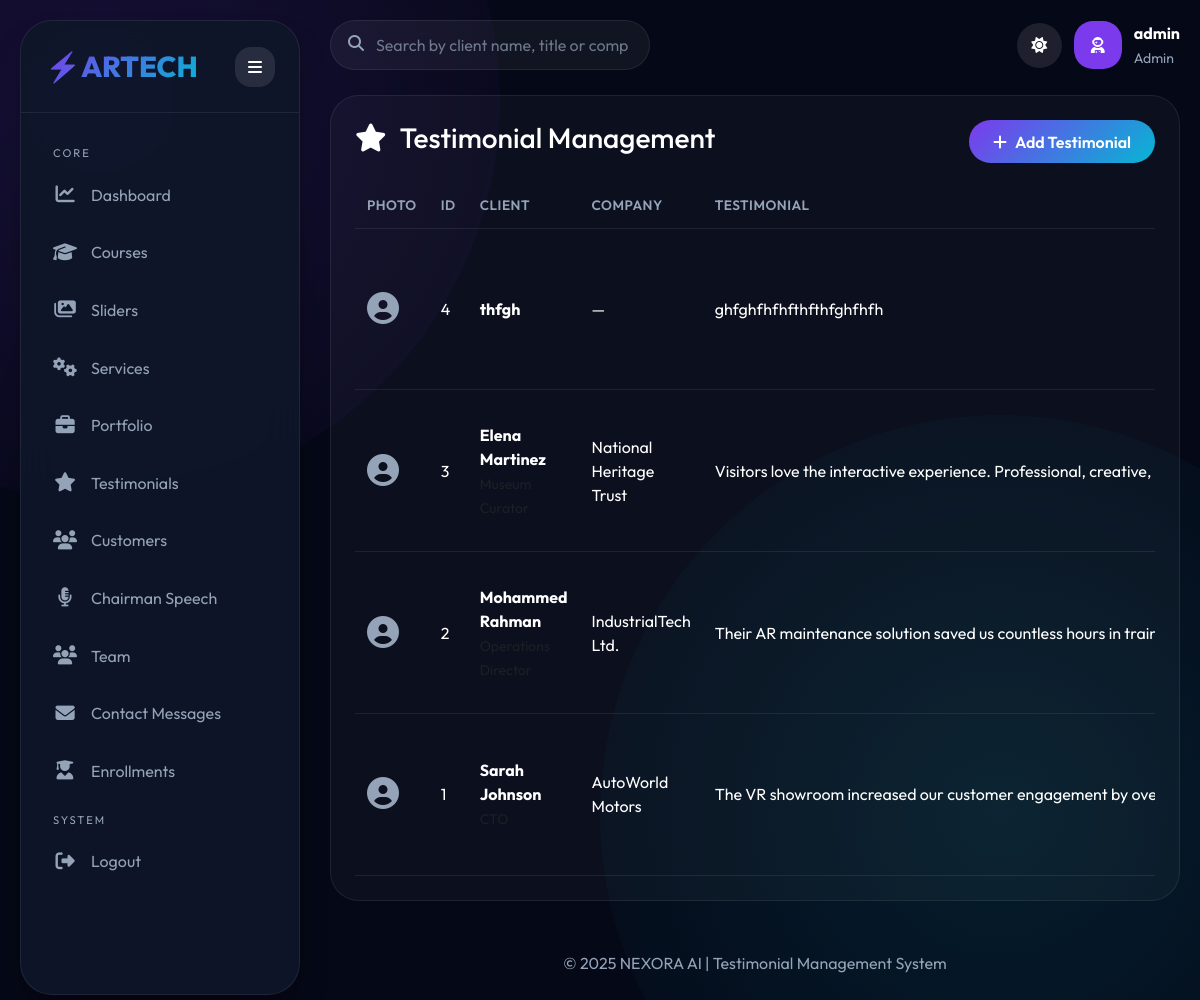
The page /admin/manage_testimonials.php (signed in) on the database its author committed.
### tables this page shows
CREATE TABLE `testimonials` (
  `id` int(11) NOT NULL,
  `client_name` varchar(255) NOT NULL,
  `email` varchar(255) DEFAULT NULL,
  `provider_id` varchar(255) DEFAULT NULL,
  `client_title` varchar(255) DEFAULT NULL,
  `company` varchar(255) DEFAULT NULL,
  `testimonial_text` text NOT NULL,
  `image_url` varchar(500) DEFAULT NULL,
  `rating` int(1) DEFAULT 5,
  `order_position` int(11) DEFAULT 0,
  `status` tinyint(1) DEFAULT 1,
  `is_verified` tinyint(4) DEFAULT 0
);

### admin/manage_testimonials.php (the view, shortened to what this page needs)
<?php
require_once '../config.php';
$testimonials = $pdo->query("SELECT * FROM testimonials ORDER BY order_position ASC, id DESC")->fetchAll();
?>
<!DOCTYPE html>
<html lang="en">
<head>
    <link href="https://cdn.jsdelivr.net/npm/bootstrap@5.3.3/dist/css/bootstrap.min.css" rel="stylesheet">
    <link rel="stylesheet" href="https://cdnjs.cloudflare.com/ajax/libs/font-awesome/6.5.2/css/all.min.css">
</head>
<body>
<?php include 'navigation.php'; ?>
<div class="main" id="main">
    <div class="topbar">
        <div class="search-box"><i class="fas fa-search"></i><input type="text" id="searchInput" placeholder="Search by client name, title or company..."></div>
        <div style="display: flex; gap: 12px; align-items: center;">
            <button class="theme-toggle" id="themeToggle"><i class="fas fa-moon"></i></button>
            <div class="profile-img"><i class="fas fa-user-astronaut"></i></div>
            <div><strong><?php echo htmlspecialchars($_SESSION['admin_username']); ?></strong><br><small style="color:var(--muted)">Admin</small></div>
        </div>
    </div>
    <div class="panel">
        <div style="display: flex; justify-content: space-between; align-items: center; flex-wrap: wrap; margin-bottom: 20px;">
            <h3><i class="fas fa-star me-2"></i> Testimonial Management</h3>
            <button class="btn-add" data-bs-toggle="modal" data-bs-target="#addTestimonialModal"><i class="fas fa-plus me-2"></i>Add Testimonial</button>
        </div>
        <div class="table-responsive">
            <table class="testimonial-table w-100" id="testimonialsTable">
                <thead>
                    <tr><th>Photo</th><th>ID</th><th>Client</th><th>Company</th><th>Testimonial</th><th>Rating</th><th>Order</th><th>Status</th><th>Actions</th></tr>
                </thead>
                <tbody>
                    <?php foreach($testimonials as $t): ?>
                    <tr data-id="<?php echo $t['id']; ?>">
                        <td>
                            <?php if($t['image_url']): ?>
                                <img src="../<?php echo htmlspecialchars($t['image_url']); ?>" class="client-thumb" alt="client">
                            <?php else: ?>
                                <i class="fas fa-user-circle fa-2x" style="color:var(--muted);"></i>
                            <?php endif; ?>
                        </td>
                        <td><?php echo $t['id']; ?></td>
                        <td>
                            <strong><?php echo htmlspecialchars($t['client_name']); ?></strong><br>
                            <small class="text-muted" style="color:var(--muted);"><?php echo htmlspecialchars($t['client_title']); ?></small>
                         </td>
                        <td><?php echo htmlspecialchars($t['company'] ?: '—'); ?></td>
                        <td>
                            <span class="desc-truncate" title="<?php echo htmlspecialchars($t['testimonial_text']); ?>"><?php echo htmlspecialchars(substr($t['testimonial_text'], 0, 80)) . (strlen($t['testimonial_text']) > 80 ? '…' : ''); ?></span>
                         </td>
                    </tr>
                    <?php endforeach; ?>
                </tbody>
            </table>
        </div>
    </div>
    <div class="footer">© 2025 NEXORA AI | Testimonial Management System</div>
</div>
<div class="toast-container position-fixed bottom-0 end-0 p-3"></div>
</body>
</html>

### admin/manage_testimonials.php (style rules this page uses)
:root { --bg: #050816; --panel: #0f172a; --primary: #7c3aed; --primary-glow: #a855f7; --secondary: #06b6d4; --success: #10b981; --warning: #f59e0b; --danger: #ef4444; --text: #ffffff; --muted: #94a3b8; --border: rgba(255,255,255,0.08); --shadow: 0 20px 35px -10px rgba(0,0,0,0.4); }
* { margin: 0; padding: 0; box-sizing: border-box; }
body { font-family: 'Outfit', sans-serif; background: var(--bg); color: var(--text); transition: all 0.3s ease; overflow-x: hidden; }
body::before, body::after { content: ''; position: fixed; width: 800px; height: 800px; border-radius: 50%; background: radial-gradient(circle, rgba(124,58,237,0.15), transparent); top: -300px; left: -300px; z-index: -1; animation: floatBg 20s infinite alternate; }
body::after { background: radial-gradient(circle, rgba(6,182,212,0.12), transparent); top: auto; bottom: -200px; right: -200px; left: auto; animation: floatBg2 18s infinite alternate; }
.main { margin-left: 310px; padding: 20px; transition: 0.3s; }
.topbar { display: flex; justify-content: space-between; align-items: center; margin-bottom: 25px; flex-wrap: wrap; gap: 15px; }
.search-box { position: relative; width: 320px; }
.search-box input { width: 100%; background: rgba(255,255,255,0.05); border: 1px solid var(--border); border-radius: 2rem; padding: 12px 20px 12px 45px; color: var(--text); }
.search-box input::placeholder { color: var(--muted); opacity: 0.7; }
.search-box i { position: absolute; left: 18px; top: 15px; color: var(--muted); }
.theme-toggle { background: rgba(255,255,255,0.1); border: none; border-radius: 2rem; width: 45px; height: 45px; cursor: pointer; color: var(--text); }
.profile-img { width: 48px; height: 48px; border-radius: 1.2rem; background: var(--primary); display: flex; align-items: center; justify-content: center; }
.panel { background: rgba(255,255,255,0.03); border-radius: 1.8rem; padding: 1.5rem; border: 1px solid var(--border); }
.testimonial-table { width: 100%; border-collapse: collapse; }
.testimonial-table th, .testimonial-table td { padding: 12px; text-align: left; border-bottom: 1px solid var(--border); vertical-align: middle; }
.testimonial-table th { color: var(--muted); font-weight: 600; font-size: 0.85rem; letter-spacing: 0.5px; text-transform: uppercase; }
.testimonial-table td { color: var(--text); }
.btn-add { background: linear-gradient(135deg, var(--primary), var(--secondary)); border: none; border-radius: 2rem; padding: 0.6rem 1.5rem; color: white; font-weight: 600; }
.toast-container { z-index: 1100; }
.footer { text-align: center; margin-top: 30px; padding: 20px; color: var(--muted); }
.desc-truncate { max-width: 200px; white-space: nowrap; overflow: hidden; text-overflow: ellipsis; }

### admin/navigation.php (style rules this page uses)
.main { margin-left: 310px; transition: margin 0.3s cubic-bezier(0.4, 0, 0.2, 1); }

### rows shown on the page
testimonials: id "4", client_name "thfgh", company "—", testimonial_text "ghfghfhfhfthfthfghfhfh"
testimonials: id "3", client_name "Elena Martinez", company "National Heritage Trust", testimonial_text "Visitors love the interactive experience. Professional, creative,…"
testimonials: id "2", client_name "Mohammed Rahman", company "IndustrialTech Ltd.", testimonial_text "Their AR maintenance solution saved us countless hours in…"
testimonials: id "1", client_name "Sarah Johnson", company "AutoWorld Motors", testimonial_text "The VR showroom increased our customer engagement by…"

### other values the page prints
$_SESSION['admin_username'] "admin"
